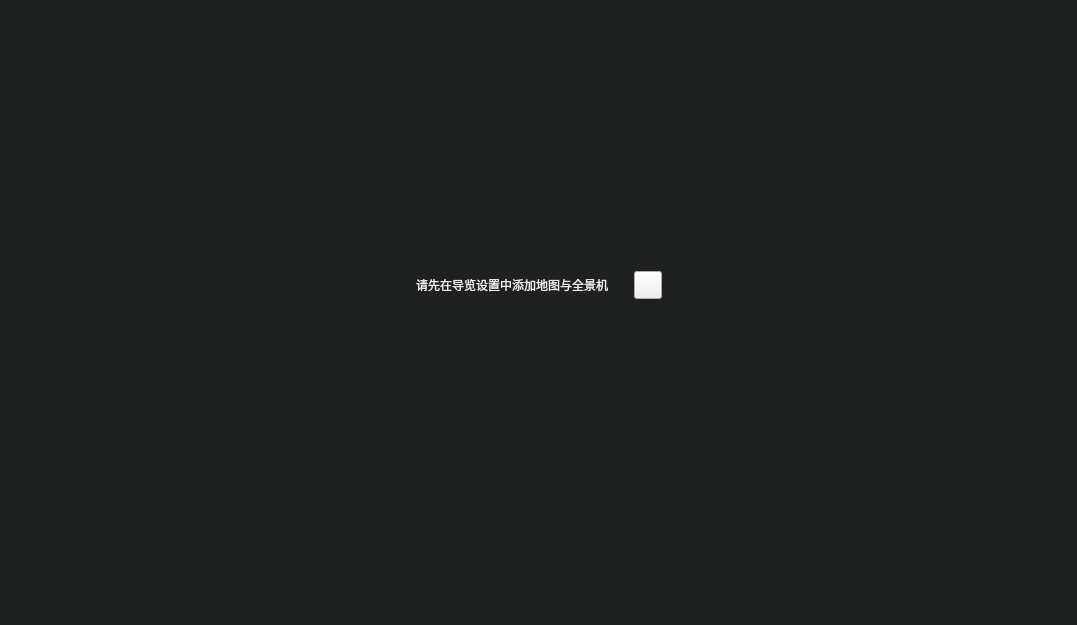
<?xml version="1.0" encoding="UTF-8"?>
<ui version="4.0">
 <class>VRViewWidget</class>
 <widget class="QWidget" name="VRViewWidget">
  <property name="geometry">
   <rect>
    <x>0</x>
    <y>0</y>
    <width>1077</width>
    <height>625</height>
   </rect>
  </property>
  <property name="windowTitle">
   <string>VRViewWidget</string>
  </property>
  <property name="styleSheet">
   <string notr="true">#initPage{
background-color:#1f2020;
}
#mapPage{
background:transparent;
}
#label{
font-family:&quot;微软雅黑&quot;;
font-size:12px;
color:rgba(238,238,238,1);
line-height:17px;
}
#arrowButton{
border-image:url(:/image/image/nextArrow.png);
}
#arrowButton:hover{
border-image:url(:/image/image/nextArrowh.png);
}</string>
  </property>
  <layout class="QGridLayout" name="gridLayout">
   <property name="leftMargin">
    <number>0</number>
   </property>
   <property name="topMargin">
    <number>0</number>
   </property>
   <property name="rightMargin">
    <number>0</number>
   </property>
   <property name="bottomMargin">
    <number>0</number>
   </property>
   <property name="spacing">
    <number>0</number>
   </property>
   <item row="0" column="0">
    <widget class="QStackedWidget" name="stackedWidget">
     <widget class="QWidget" name="initPage">
      <layout class="QGridLayout" name="gridLayout_2">
       <property name="topMargin">
        <number>246</number>
       </property>
       <property name="bottomMargin">
        <number>300</number>
       </property>
       <item row="0" column="0">
        <layout class="QHBoxLayout" name="horizontalLayout">
         <property name="spacing">
          <number>10</number>
         </property>
         <item>
          <spacer name="horizontalSpacer">
           <property name="orientation">
            <enum>Qt::Horizontal</enum>
           </property>
           <property name="sizeHint" stdset="0">
            <size>
             <width>40</width>
             <height>20</height>
            </size>
           </property>
          </spacer>
         </item>
         <item>
          <widget class="QLabel" name="label">
           <property name="minimumSize">
            <size>
             <width>208</width>
             <height>17</height>
            </size>
           </property>
           <property name="maximumSize">
            <size>
             <width>208</width>
             <height>17</height>
            </size>
           </property>
           <property name="text">
            <string>请先在导览设置中添加地图与全景机</string>
           </property>
          </widget>
         </item>
         <item>
          <widget class="QPushButton" name="arrowButton">
           <property name="minimumSize">
            <size>
             <width>28</width>
             <height>28</height>
            </size>
           </property>
           <property name="maximumSize">
            <size>
             <width>28</width>
             <height>28</height>
            </size>
           </property>
           <property name="text">
            <string/>
           </property>
          </widget>
         </item>
         <item>
          <spacer name="horizontalSpacer_2">
           <property name="orientation">
            <enum>Qt::Horizontal</enum>
           </property>
           <property name="sizeHint" stdset="0">
            <size>
             <width>40</width>
             <height>20</height>
            </size>
           </property>
          </spacer>
         </item>
        </layout>
       </item>
      </layout>
     </widget>
     <widget class="MapWgt" name="mapPage"/>
    </widget>
   </item>
  </layout>
 </widget>
 <layoutdefault spacing="6" margin="11"/>
 <customwidgets>
  <customwidget>
   <class>MapWgt</class>
   <extends>QWidget</extends>
   <header>MapWgt.h</header>
   <container>1</container>
  </customwidget>
 </customwidgets>
 <resources/>
 <connections/>
</ui>
